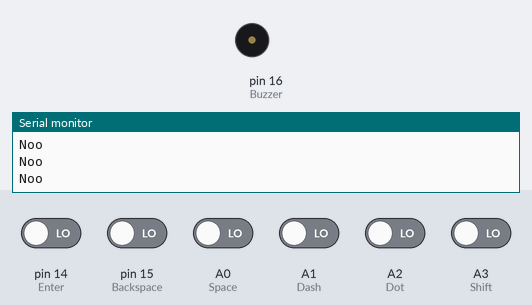
Recording of a sketch running on a simulated Arduino Leonardo, built with avr-gcc and run on an emulated ATmega32U4. On the bench: buzzer (waves = sounding), the last lines printed to the serial monitor. Inputs (shaded band) come from the test bench; at power-on: A0 (Space), A1 (Dash), A2 (Dot), A3 (Shift), pin 14 (Enter), pin 15 (Backspace) LOW. USB keyboard and mouse output is not drawn.

Above: at 1.2 s.
1.3 s: A1 (Dash) driven HIGH
At 1.37 s:
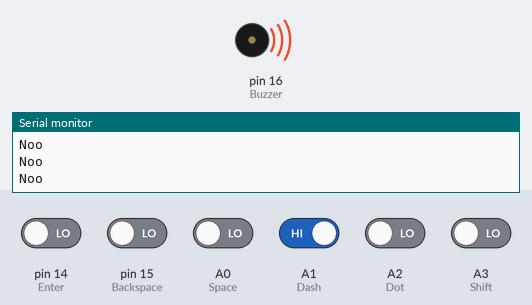
4.3 s: A3 (Shift) driven HIGH
6.3 s: A3 (Shift) driven LOW
At 6.58 s:
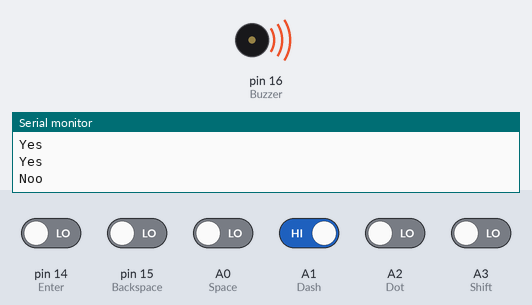
9.3 s: A1 (Dash) driven LOW
At 9.6 s:
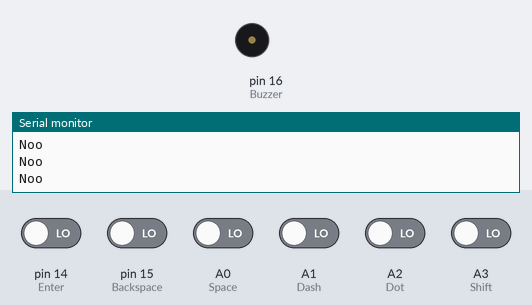
Timing chart, 0 to 11.8 s (numbered marks = the images above; inputs shaded):
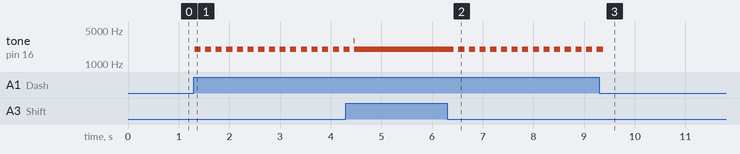

The sketch:

sketch_aug25a.ino
```cpp
#include "Keyboard.h"

  int  shift1 = 0;
  int  shift2 = 0;
  int  lastShift = 0;
  int  lastDot = 0;
  int  lastDash = 0;
  int  typeGap = 200;
  int  charGap = 200;
  int  dotD = 40;
  int  dotF = 2000;
  int  dashD = 3*dotD;
  int  dashF = 2000;
  int  shiftD = 150;
  int  shiftF = 3000;
  int  symbol[]={0, 0, 0, 0, 0, 0};
  int  count = 0;

void setup() {
  pinMode(A3,INPUT);  //Shift
  pinMode(A2,INPUT);  //Dot
  pinMode(A1,INPUT);  //Dash
  pinMode(A0,INPUT);  //Space
  pinMode(15,INPUT);  //Backspace
  pinMode(14,INPUT);  //Enter
  pinMode(16,OUTPUT);  //Buzzer
  Serial.begin(9600);
  Serial.println("ready");
}

void loop() {
  Keyboard.begin();
  int  dot = digitalRead(A2);
  int  dash = digitalRead(A1);
  int  space = digitalRead(A0);
  int  backSpace = digitalRead(15);
  int  enter = digitalRead(14);
  int  shift1 = digitalRead(A3);
  int  shift2 = digitalRead(A3);
  if(shift1 != lastShift){
        if(shift1 == 1){
          tone(16,shiftF,shiftD);
          symbol[0]=1;
          }
          else{
            symbol[0]=0;
          }
        }
     delay(10);
  lastShift = shift1;
  if(shift2 == 1){  //***************************************SHIFT
    if(dot != lastDot){
      if(dot == 1){
        tone(16,dotF,dotD);
      }
    }
    if(dash != lastDash){
      if(dash == 1){
        tone(16,dashF,dashD);
      }
    }
  }
  if(shift2 ==0){  //***************************************NO SHIFT
    if(dot != lastDot){
      if(dot == 1 && dash == 0){
        tone(16,dotF,dotD);
        delay(200);
        if(dot == 0 && dash == 0){
          Keyboard.write('e');
        }
      }
    }
    if(dash != lastDash){
      if(dash == 1 && dot == 0){
        tone(16,dashF,dashD);
        delay(200);
        if(dot == 0 && dash == 0){
          Keyboard.write('e');
      }
    }
  }
  }
  if(symbol[0]==1){
     Serial.println("Yes");
  }
  else if(symbol[0]==0){
    Serial.println("Noo");
  }
  Keyboard.end();
}
```

Measured:
- after the input at 1.3 s, tone on pin 16 (Buzzer): alternates 2000 Hz for 0.12 s and silent for 0.09 s, starting at once
- after the input at 6.3 s, tone on pin 16 (Buzzer): alternates 2000 Hz for 0.12 s and silent for 0.09 s, starting after 0.13 s
- after the input at 9.3 s, tone on pin 16 (Buzzer): goes on until 9.4 s, then stays silent
